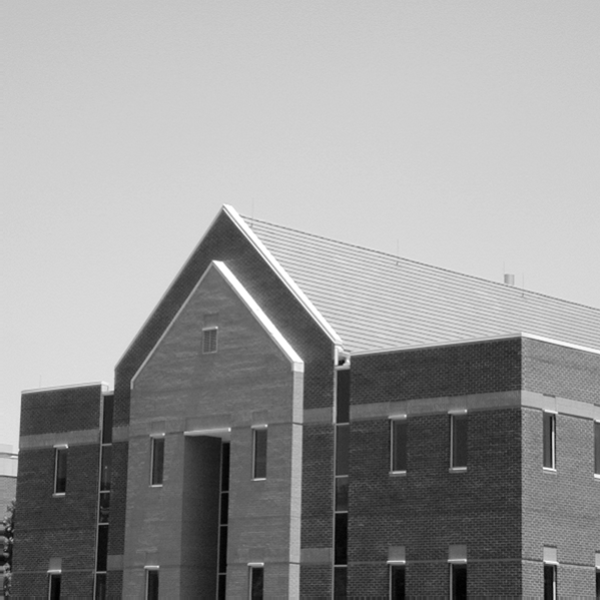
%> input picture Filter/Q3_1.tif, 600 x 600 px
$ octave --eval "Sobel_Filter;"   (GNU Octave 9; MATLAB toolbox functions it lacks are replaced by stand-ins)
%> lines starting %> are read from the running program, lines starting %| are printed output that depends on the picture
### Filter/scale.m
function g=scale(x)
g=x+abs(min(min(x)));  %>0
g=g/max(max(g))*255;  %0-255

### Filter/Sobel_Filter.m
function Sobel_Filter
I=imread('Q3_1.tif');
%> I is the input picture: size 600x600 uint8; min 0, max 255, mean 152.8
f=double(I);%f(x,y)
h=[-1,0,1;-2,0,2;-1,0,1];%h(x,y)

%%%%%%%%%%%%%%%%%%%%%%%%%%%%%%%%%%%%%%%%%%%%%%%%%%%%%%%%%%%%%%%%
%frequency domain
fp=zeros(602,602); %fp(x,y)
for i=1:600
    for j=1:600
        fp(i,j)=f(i,j);
    end
end
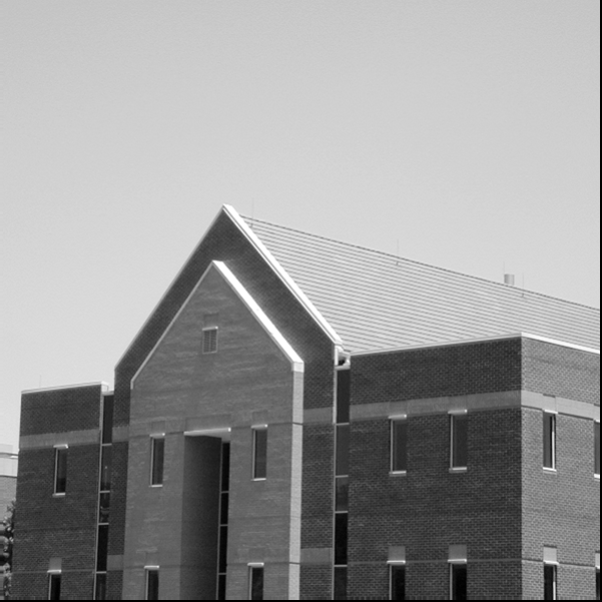
%> fp: size 602x602 double; min 0, max 255, mean 151.8

hp=zeros(602,602);%hp(x,y)
for i=301:303
    for j=301:303
        hp(i,j)=h(i-300,j-300);
    end
end

X=602;
Y=602;


%%%%%%%%%%%%%%generate H(x,y)
hp1=hp; %第一步
for i=1:X
    for j=1:Y
        hp1(i,j)=hp(i,j)*(-1)^(i+j);
    end
end

hp2=fft2(hp1);   %正DFT

H=hp2-real(hp2);  %实部置零

for i=1:X
    for j=1:Y
        H(i,j)=H(i,j)*(-1)^(i+j);
    end
end

H=scale(H);
figure(4)
imshow(H);
%%%%%%%%%%%%%%%%%%%%%%generate F(x,y)
fp1=fp;  %第一步
for i=1:X
    for j=1:Y
        fp1(i,j)=fp(i,j)*(-1)^(i+j);
    end
end
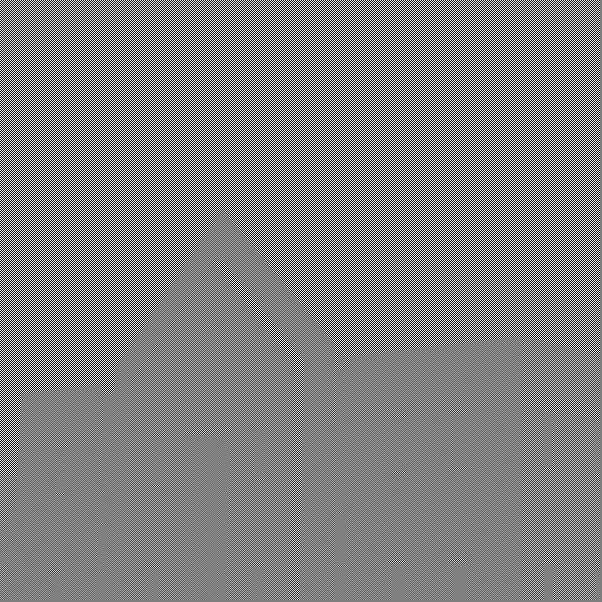
%> fp1: size 602x602 double; min -255, max 255, mean 0; drawn with min black and max white

F=fft2(fp1);%得到F(x,y)

%%%%%%%%%%%%%%%%%%%%
%得到频域的结果
G=H.*F;

%%%%%%%%%%%%
%处理后的图像
g1=real(ifft2(G));
for i=1:X
   for j=1:Y
    g1(i,j)=g1(i,j)*(-1)^(i+j);
   end
end
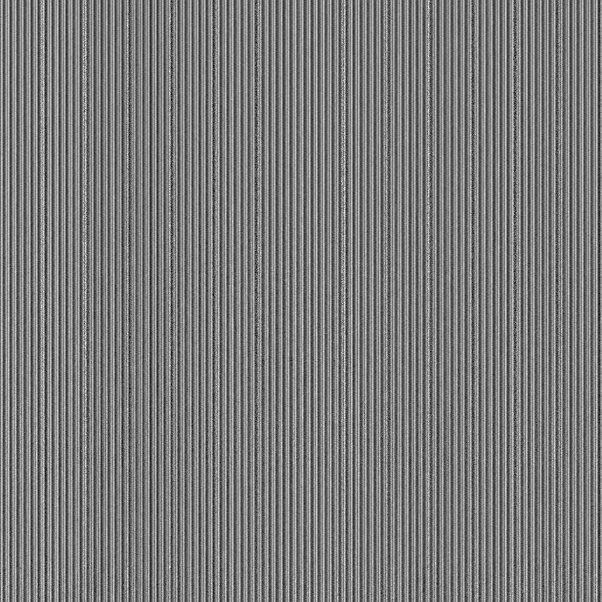
%> g1: size 602x602 double; min -5.87e-12, max 6.25e-12, mean 2.1e-15; drawn with min black and max white

g1=g1(1:X-2,1:Y-2);
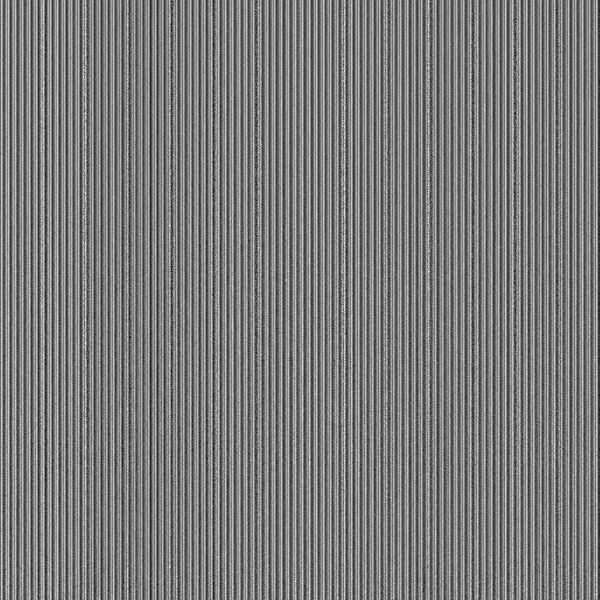
%> g1: size 600x600 double; min -5.87e-12, max 6.25e-12, mean -2.92e-16; drawn with min black and max white


%%%%%%%%%%%%%%%%%%%%%%%%%%%%%%%%%%%%%%%%%%%%%%%%%%%%
%time domain
g2=conv2(f,h);
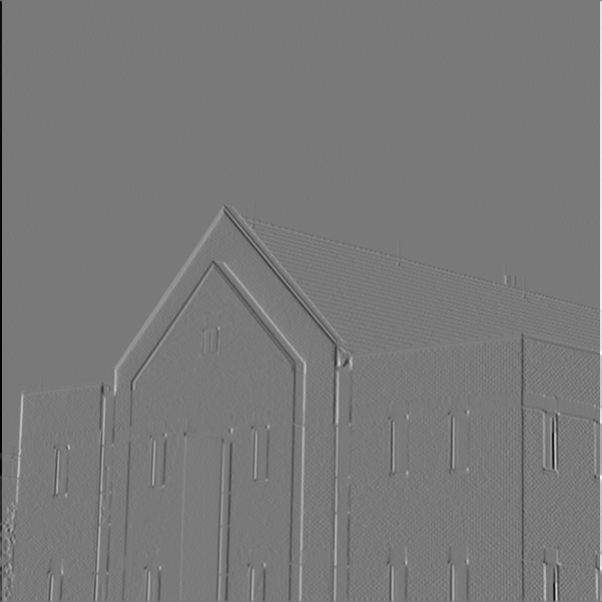
%> g2: size 602x602 double; min -897, max 987, mean 0; drawn with min black and max white

%%%%%%%%%%%%%%%%%%%%%%%%%%%%%%%%%%%%%%%%%%%%%%%%%%%%%
%scale
% scale
g1=scale(g1);
g2=scale(g2);
H=scale(H);


H=uint8(H);
figure(1)
imshow(H);
title('Filter shown as an image');

g1=uint8(g1);
%> g1: size 600x600 uint8
figure(2)
imshow(g1);
title('Result of filtering Q3_1 in frequency domain');

g2=uint8(g2);
%> g2: size 602x602 uint8
figure(3)
imshow(g2);
title('Result of filtering Q3_1 in time domain');
